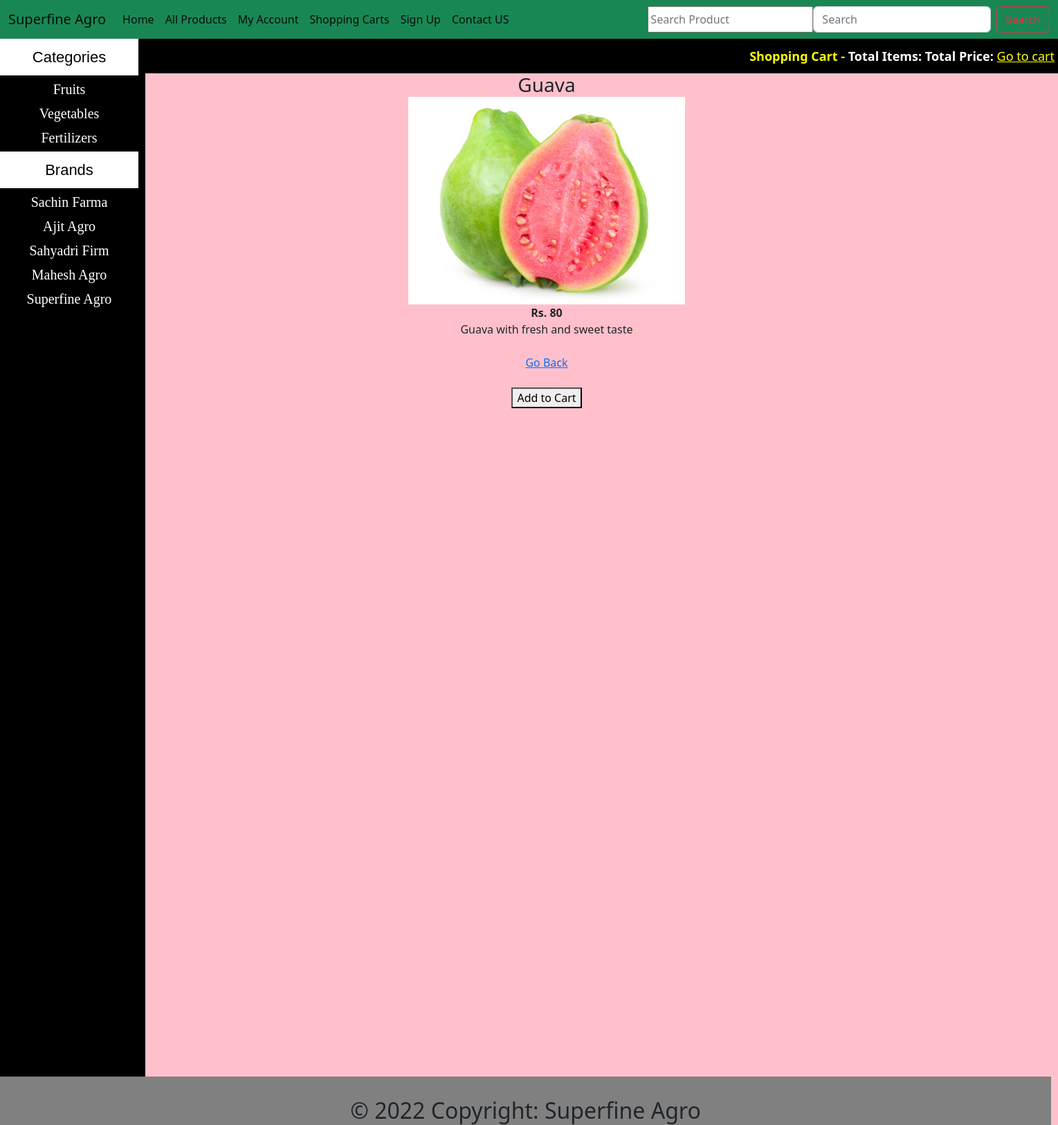
Page /details.php?pro_id=3 on the committed database.
### tables this page shows
CREATE TABLE `categories` (
  `cat_id` int(100) NOT NULL,
  `cat_title` varchar(255) NOT NULL
);

CREATE TABLE `brands` (
  `brand_id` int(100) NOT NULL,
  `brand_title` text NOT NULL
);

CREATE TABLE `products` (
  `product_id` int(100) NOT NULL,
  `product_cat` int(100) NOT NULL,
  `product_brand` int(100) NOT NULL,
  `product_title` varchar(200) NOT NULL,
  `product_price` int(100) NOT NULL,
  `product_desc` text NOT NULL,
  `product_image` text NOT NULL,
  `product_keywords` text NOT NULL
);

### details.php (the view, shortened to what this page needs)
<!DOCTYPE>
<?php
include("functions/functions.php");
?>
<html>
<head>
  <link href="https://cdn.jsdelivr.net/npm/bootstrap@5.2.0-beta1/dist/css/bootstrap.min.css" rel="stylesheet">
  <link rel="stylesheet" href="styles/style.css" media="all" />
</head>
<body>
  <nav class="navbar navbar-expand-lg bg-success">
    <div class="container-fluid">
      <a class="navbar-brand" href="index.php">Superfine Agro</a>
      <div class="collapse navbar-collapse" id="navbarSupportedContent">
        <ul class="navbar-nav me-auto mb-2 mb-lg-0">
          <li class="nav-item">
            <a class="nav-link active" aria-current="page" href=href="index.php">Home</a>
          </li>
          <li class="nav-item">
            <a class="nav-link active" href=" all_products.php">All Products</a>
          </li>
          <li class="nav-item">
            <a class="nav-link active" href="customer/my_account.php">My Account</a>
          </li>
          <li class="nav-item">
            <a class="nav-link active" href="#">Shopping Carts</a>
          </li>
          <li class="nav-item">
            <a class="nav-link active" href="cart.php">Sign Up</a>
          </li>
          <li class="nav-item">
            <a class="nav-link active" href="contact.html">Contact US</a>
          </li>
        </ul>
        <form class="d-flex" role="search" method="get" action="results.php" enctype="multipart/form-data">
          <input type="text" name="user_query" placeholder="Search Product" />
          <input class="form-control me-2" name="search" type="search" placeholder="Search" aria-label="Search">
          <button class="btn btn-outline-danger" type="submit">Search</button>
        </form>
      </div>
    </div>
  </nav>
  <div class="main_wrapper">
    <div class="content_wrapper">
      <div id="sidebar">
        <div id="sidebar_title">Categories</div>
        <ul id="cats">
          <?php getCats(); ?>
        </ul>
        <div id="sidebar_title">Brands</div>
        <ul id="cats">
          <?php getBrands(); ?>
        </ul>
      </div>
      <div id="content_area">
        <div id="shopping">
          <span style="float:right; font-size:18px; padding:5px; line-height:40px;">
            <b style="color:yellow">Shopping Cart -</b> <b style="color:white">Total Items: Total Price:</b> <a href="cart.php" style="color:yellow"> Go to cart</a>
          </span>
        </div>
        <div id="products_box">
          <?php
          if (isset($_GET['pro_id'])) {
            $product_id = $_GET['pro_id'];
            $get_pro = "select * from products where product_id='$product_id'";
            $run_pro = mysqli_query($con, $get_pro);
            while ($row_pro = mysqli_fetch_array($run_pro)) {
              $pro_id = $row_pro['product_id'];
              $pro_title = $row_pro['product_title'];
              $pro_price = $row_pro['product_price'];
              $pro_image = $row_pro['product_image'];
              $pro_desc = $row_pro['product_desc'];
              echo "
                             <h3>$pro_title</h3>
                             <img src='admin_area/product_images/$pro_image' width='400' height='300'/>
                             <p><b>Rs. $pro_price </b></p>
                             <p style='float:center'>$pro_desc </p> <br>
                             <a href='index.php?pro_id=$pro_id' style='float:center;'>Go Back</a><br><br>
                             <a href='details.php?pro_id=$pro_id'>
                             <button style='float:center;'>Add to Cart</button></a>
                            </div>
                        ";
            }
          }
          ?>
        </div>
      </div>
      <div id="footer">
        <h2 style="text-align:center; padding-top:30px;">© 2022 Copyright: Superfine Agro</h2>
      </div>
    </div>
</body>
</html>

### functions/functions.php (shortened to what this page needs)
<?php
$con = mysqli_connect("localhost", "root", "", "superfine-agro");
function getCats()
{
    global $con;
    $get_cats = "select * from categories";
    $run_cats = mysqli_query($con, $get_cats);
    while ($row_cats = mysqli_fetch_array($run_cats)) {
        $cat_id = $row_cats['cat_id'];
        $cat_title = $row_cats['cat_title'];
        echo "<li><a href='index.php?cat=$cat_id'>$cat_title</a></li>";
    }
}
function getBrands()
{
    global $con;
    $get_brands = "select * from brands";
    $run_brands = mysqli_query($con, $get_brands);
    while ($row_brands = mysqli_fetch_array($run_brands)) {
        $brand_id = $row_brands['brand_id'];
        $brand_title = $row_brands['brand_title'];
        echo "<li><a href='index.php?brand=$brand_id'>$brand_title</a></li>";
    }
}

### styles/style.css (style rules this page uses)
html, body, div, span, applet, object, iframe, h1, h2, h3, h4, h5, h6, p, blockquote, pre, a, abbr, acronym, address, big, cite, code, del, dfn, em, img, ins, kbd, q, s, samp, small, strike, strong, sub, sup, tt, var, b, u, i, center, dl, dt, dd, ol, ul, li, fieldset, form, label, legend, table, caption, tbody, tfoot, thead, tr, th, td, article, aside, canvas, details, embed, figure, figcaption, footer, header, hgroup, menu, nav, output, ruby, section, summary, time, mark, audio, video { margin: 0; padding: 0; border: 0; vertical-align: baseline; }
article, aside, details, figcaption, figure, footer, header, hgroup, menu, nav, section { display: block; }
body { background-color: pink; }
.main_wrapper { width: auto; height: 1500px; margin: left; background: black; }
.content_wrapper { margin: auto; width: auto; margin: left; background: pink; }
#content_area { width: 1319px; height: 1500px; float: right; background: pink; }
#sidebar { width: 200px; background: black; float: left; }
#sidebar_title { background: white; color: black; font-size: 22px; font-family: arial; padding: 10px; text-align: center; }
#cats { text-align: center; }
#cats li { list-style: none; display: block; margin: 5px; }
#cats a { color: white; padding: 8px; margin: 5px; text-align: center; font-size: 20px; text-decoration: none; font-family: comic Sans MS; }
#products_box { width: 1100px; text-align: center; margin-left: 30px; margin-bottom: 10px; }
#shopping { width: 1319px; height: 50px; background: black; font: white; }
#footer { width: 1519px; height: 70px; background: gray; clear: both; }

### rows in the picture
categories: cat_title "Fruits"
categories: cat_title "Vegetables"
categories: cat_title "Fertilizers"
brands: brand_title "Sachin Farma"
brands: brand_title "Ajit Agro"
brands: brand_title "Sahyadri Firm"
brands: brand_title "Mahesh Agro"
brands: brand_title "Superfine Agro"
products: product_title "Guava", product_image (picture), product_price "80", product_desc "Guava with fresh and sweet taste"
